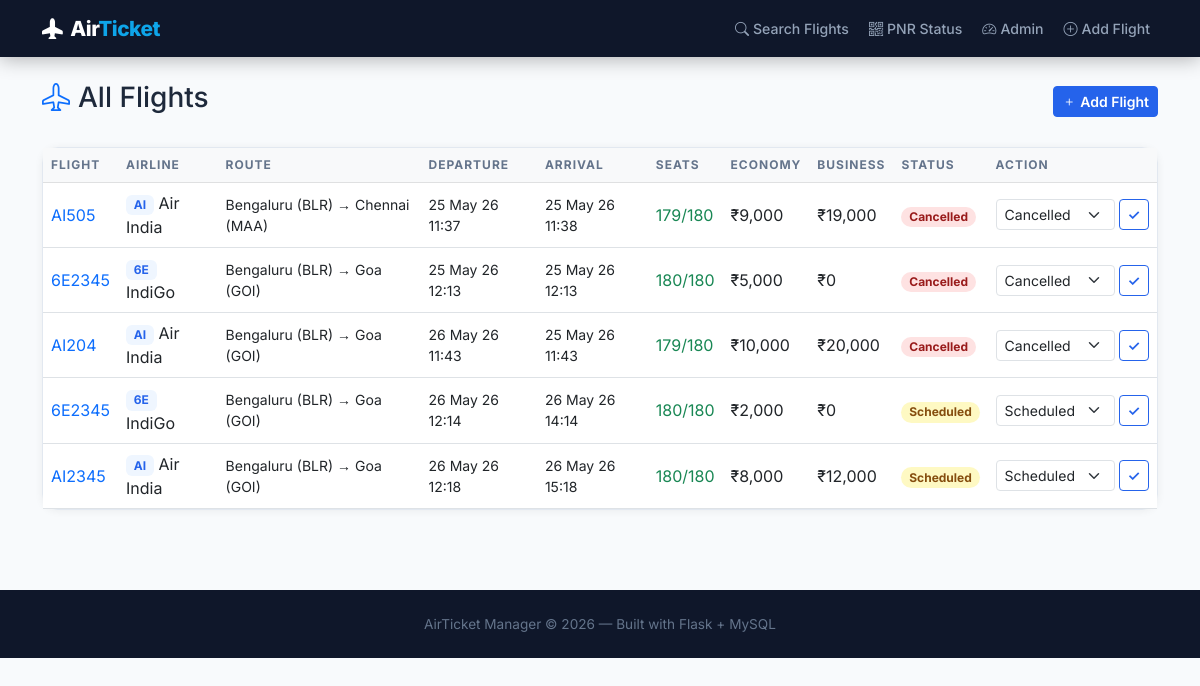
Page /admin/flights on the committed database.
### tables this page shows
CREATE TABLE flights (
    id INTEGER PRIMARY KEY AUTOINCREMENT,
    flight_number TEXT NOT NULL,
    airline_id INTEGER NOT NULL,
    origin_id INTEGER NOT NULL,
    destination_id INTEGER NOT NULL,
    departure_time TEXT NOT NULL,
    arrival_time TEXT NOT NULL,
    total_seats INTEGER NOT NULL DEFAULT 180,
    available_seats INTEGER NOT NULL DEFAULT 180,
    price_economy REAL NOT NULL,
    price_business REAL NOT NULL,
    status TEXT DEFAULT 'scheduled',

    FOREIGN KEY (airline_id) REFERENCES airlines(id),
    FOREIGN KEY (origin_id) REFERENCES airports(id),
    FOREIGN KEY (destination_id) REFERENCES airports(id)
);

CREATE TABLE airlines (
    id INTEGER PRIMARY KEY AUTOINCREMENT,
    code TEXT NOT NULL UNIQUE,
    name TEXT NOT NULL,
    country TEXT NOT NULL
);

CREATE TABLE airports (
    id INTEGER PRIMARY KEY AUTOINCREMENT,
    iata_code TEXT NOT NULL UNIQUE,
    name TEXT NOT NULL,
    city TEXT NOT NULL,
    country TEXT NOT NULL
);

### app.py (the view)
@app.route("/admin/flights")
def admin_flights():
    flights = query("""
        SELECT f.*, al.name AS airline_name, al.code AS airline_code,
               orig.city AS origin_city, orig.iata_code AS origin_code,
               dest.city AS dest_city, dest.iata_code AS dest_code
        FROM flights f
        JOIN airlines al   ON f.airline_id     = al.id
        JOIN airports orig ON f.origin_id       = orig.id
        JOIN airports dest ON f.destination_id  = dest.id
        ORDER BY f.departure_time
    """, fetchall=True)
    return render_template("flights.html", flights=flights)

### app.py (called while the page is built)
def parse_datetime(value):
    if not value or isinstance(value, datetime):
        return value
    for fmt in ("%Y-%m-%d %H:%M", "%Y-%m-%d %H:%M:%S", "%Y-%m-%dT%H:%M"):
        try:
            return datetime.strptime(value, fmt)
        except ValueError:
            pass
    return value

def row_to_dict(row):
    if row is None:
        return None
    data = dict(row)
    for field in ("departure_time", "arrival_time", "booked_at", "created_at"):
        if field in data:
            data[field] = parse_datetime(data[field])
    return data

def query(sql, params=(), fetchone=False, fetchall=False, commit=False):
    conn = sqlite3.connect(DB_PATH)
    conn.row_factory = sqlite3.Row
    try:
        cur = conn.cursor()
        cur.execute(sql, params)
        if commit:
            conn.commit()
            return cur.lastrowid
        if fetchone:
            return row_to_dict(cur.fetchone())
        if fetchall:
            return [row_to_dict(row) for row in cur.fetchall()]
        return None
    finally:
        conn.close()

### templates/flights.html (shortened to what this page needs)
{% extends "base.html" %}
{% block content %}
<div class="container mt-4">
  <div class="d-flex justify-content-between align-items-center mb-4">
    <h3 class="fw-800"><i class="bi bi-airplane me-2 text-primary"></i>All Flights</h3>
    <a href="/admin/flights/add" class="btn btn-primary btn-sm"><i class="bi bi-plus me-1"></i>Add Flight</a>
  </div>
  <div class="card">
    <div class="table-responsive">
      <table class="table table-hover align-middle mb-0">
        <thead class="table-light">
          <tr>
            <th>Flight</th><th>Airline</th><th>Route</th>
            <th>Departure</th><th>Arrival</th>
            <th>Seats</th><th>Economy</th><th>Business</th>
            <th>Status</th><th>Action</th>
          </tr>
        </thead>
        <tbody>
          {% for f in flights %}
          <tr>
            <td><span class="fw-700 text-primary">{{ f.flight_number }}</span></td>
            <td><span class="badge" style="background:#eff6ff;color:#2563eb;">{{ f.airline_code }}</span> {{ f.airline_name }}</td>
            <td class="small fw-600">{{ f.origin_city }} ({{ f.origin_code }}) → {{ f.dest_city }} ({{ f.dest_code }})</td>
            <td class="small">{{ f.departure_time.strftime('%d %b %y %H:%M') }}</td>
            <td class="small">{{ f.arrival_time.strftime('%d %b %y %H:%M') }}</td>
            <td>
              <span class="{% if f.available_seats < 20 %}text-danger fw-700{% else %}text-success fw-600{% endif %}">
                {{ f.available_seats }}/{{ f.total_seats }}
              </span>
            </td>
            <td>₹{{ "{:,.0f}".format(f.price_economy) }}</td>
            <td>₹{{ "{:,.0f}".format(f.price_business) }}</td>
            <td>
              <span class="badge status-{{ f.status }} rounded-pill">{{ f.status.title() }}</span>
            </td>
            <td>
              <form method="POST" action="/admin/flights/{{ f.id }}/status" class="d-flex gap-1">
                <select name="status" class="form-select form-select-sm" style="width:auto;">
                  {% for s in ['scheduled','delayed','cancelled','completed'] %}
                  <option value="{{ s }}" {% if f.status == s %}selected{% endif %}>{{ s.title() }}</option>
                  {% endfor %}
                </select>
                <button type="submit" class="btn btn-sm btn-outline-primary">✓</button>
              </form>
            </td>
          </tr>
          {% else %}
          <tr><td colspan="10" class="text-center text-muted py-4">No flights in database.</td></tr>
          {% endfor %}
        </tbody>
      </table>
    </div>
  </div>
</div>
{% endblock %}

### templates/base.html (style rules this page uses)
* { font-family: 'Inter', sans-serif; }
:root { --primary: #2563eb; --primary-dark: #1d4ed8; --accent: #0ea5e9; --dark: #0f172a; --surface: #f8fafc; --card: #ffffff; }
body { background: var(--surface); color: #1e293b; }
.card { border: 1px solid #e2e8f0; border-radius: 16px; box-shadow: 0 1px 8px rgba(0,0,0,0.06); }
.btn-primary { background: var(--primary); border-color: var(--primary); font-weight: 600; }
.btn-outline-primary { border-color: var(--primary); color: var(--primary); font-weight: 600; }
.status-cancelled { background: #fee2e2; color: #991b1b; }
.status-scheduled { background: #fef9c3; color: #854d0e; }
.table th { font-size: 0.75rem; font-weight: 700; text-transform: uppercase; letter-spacing: 1px; color: #64748b; }

### rows in the picture
flights: flight_number "AI505", airline_code "AI", airline_name "Air India", origin_city "Bengaluru", origin_code "BLR", dest_city "Chennai", dest_code "MAA", departure_time "25 May 26 11:37", arrival_time "25 May 26 11:38", available_seats "179", total_seats "180", price_economy "9,000", price_business "19,000", status "Cancelled"
flights: flight_number "6E2345", airline_code "6E", airline_name "IndiGo", origin_city "Bengaluru", origin_code "BLR", dest_city "Goa", dest_code "GOI", departure_time "25 May 26 12:13", arrival_time "25 May 26 12:13", available_seats "180", total_seats "180", price_economy "5,000", price_business "0", status "Cancelled"
flights: flight_number "AI204", airline_code "AI", airline_name "Air India", origin_city "Bengaluru", origin_code "BLR", dest_city "Goa", dest_code "GOI", departure_time "26 May 26 11:43", arrival_time "25 May 26 11:43", available_seats "179", total_seats "180", price_economy "10,000", price_business "20,000", status "Cancelled"
flights: flight_number "6E2345", airline_code "6E", airline_name "IndiGo", origin_city "Bengaluru", origin_code "BLR", dest_city "Goa", dest_code "GOI", departure_time "26 May 26 12:14", arrival_time "26 May 26 14:14", available_seats "180", total_seats "180", price_economy "2,000", price_business "0", status "Scheduled"
flights: flight_number "AI2345", airline_code "AI", airline_name "Air India", origin_city "Bengaluru", origin_code "BLR", dest_city "Goa", dest_code "GOI", departure_time "26 May 26 12:18", arrival_time "26 May 26 15:18", available_seats "180", total_seats "180", price_economy "8,000", price_business "12,000", status "Scheduled"
